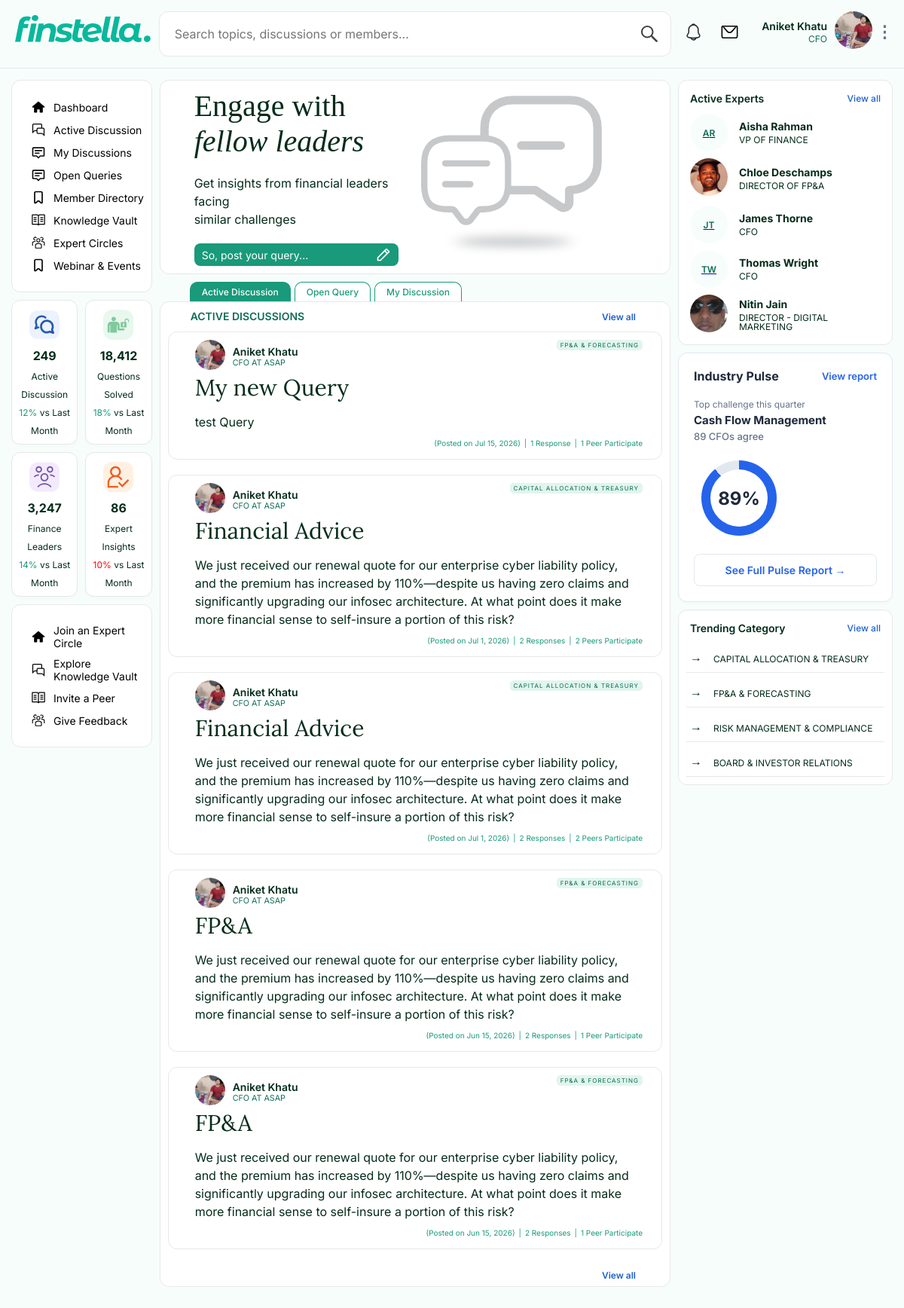
The app's page /dashboard/ (signed in) with its own data.
### forum/models.py (models this page shows, shortened)
class CustomUser(AbstractUser):
    title = models.CharField(max_length=100, blank=True, null=True, help_text="e.g. CFO, Finance Director")
    company= models.CharField(max_length=150,blank=True,null=True)
    linkedin_url=models.CharField(max_length=200, blank=True, null=True)
    is_active_subscriber = models.BooleanField(default=False)
    profile_picture = models.ImageField(upload_to='avatars/', null=True, blank=True)
    about = models.TextField(null=True, blank=True, help_text='A Brief executive bio.')

class Thread(models.Model):
    title = models.CharField(max_length=255)
    content=models.TextField(default="No content provided")
    category = models.ForeignKey(Category, on_delete=models.CASCADE, related_name='threads')
    author = models.ForeignKey(CustomUser, on_delete=models.CASCADE, related_name='threads')
    created_at = models.DateTimeField(auto_now_add=True)
    upvotes = models.IntegerField(default=0)
    is_pinned = models.BooleanField(default=False)
    @property
    def unique_author_count(self):
        return self.replies.values('author').distinct().count()

class Category(models.Model):
    name = models.CharField(max_length=50)
    slug = models.SlugField(unique=True)
    def __str__(self):
        return self.name
    class Meta:
        verbose_name_plural = "Categories"

### forum/views.py (the view)
# urls.py: path('dashboard/', dashboard_view, name='dashboard'),
@login_required(login_url='login') # This kicks unauthorised
def dashboard_view(request):
    threads = Thread.objects.select_related('author','category').filter(replies__isnull=False).order_by('-created_at')[:5]
    threads_new = Thread.objects.select_related('author','category').filter(replies__isnull=True).order_by('-created_at')[:5]
    my_discussion_thred = Thread.objects.select_related('author','category').filter(Q(author=request.user) | Q(replies__author=request.user) ).order_by('-created_at')[:5]
    categories = Category.objects.all()
    upcoming_events = Event.objects.filter(date__gte=timezone.now()).order_by('date')[:5]
    members = CustomUser.objects.filter(is_active=True, is_superuser=False).order_by('first_name')[:5]
    context={
        'threads':threads,
        'threads_new':threads_new,
        'categories':categories,
        'upcoming_events':upcoming_events,
        'members':members,
        'my_discussion_thred':my_discussion_thred,
    }
    return render(request,'dashboard.html',context)

### templates/dashboard.html (shortened to what this page needs)
{% extends "layout.html" %}
{%load static%}
   {% block maincontent %}
          <div class="post-question">
            <div class="post-title">
            <h1>Engage with <span class="italic">fellow leaders</span></h1>
            <br>
            <p>Get insights from financial leaders facing
              <br>
              similar challenges
            </p>
            <a href="#" class="btn-hero-new" onclick="openDiscussionModal()">
                So, post your query...
                <img src={%static 'icons/pen.svg'%} alt="">
            </a>
            </div>
            <div class="post-img">
                <img src={% static "icons/chat bubble with shadow.svg"%} alt="">
            </div>
          </div>
          <div class="discussion-btns">
            <div>
            <a href="#" class="active-tab" id="active-discussion">Active Discussion</a>
            </div>
            <div>
            <a href="#" id="open-query">Open Query</a>
            </div>
            <div>
              <a href="#" id="my-discussion"> My Discussion</a>
            </div>
          </div>
          <div class="active-discussion-box" id="active-discussion-thred">
            <div class="active-discussion-title">
                <h4>Active Discussions</h4>
                <a href={%url "active_discussion"%}>View all</a>
            </div>
           {% for thread in threads  %}
           <article>
                <div class="thread">
                    <div class="thred-details">
                    <div class="author-thred">
                    <div class="author-details">
                        <div class="author-icon">
                        <a href={%url 'member_profile'  thread.author.id %}>
                        {% if thread.author.profile_picture %}
                            <img src="{{ thread.author.profile_picture.url }}" alt="{{ thread.author.first_name }}">
                            {% else %}
                        <div class="initial">
                            {{ thread.author.first_name|first }}{{ thread.author.last_name|first }}
                        </div>
                            {% endif %}
                        </div>
                        <div class="author-name">
                            <h4>{{thread.author.first_name}} {{thread.author.last_name}}</h4>
                            <h6>{{ thread.author.title }} at {{ thread.author.company }}</h6>
                        </div>
                    </div>
                    <a href="{% url 'thread_detail' thread.id %}" style="text-decoration: none; color: inherit; display: block;">
                    <div class="thread-cateogory">
                    <h5> {{thread.category}}</h5>
                    </div>
                    </div>
                    <h2>{{thread.title}}</h2>
                    <p>{{thread.content}}</p>
                    </div>
                </div>
                <div class="thread-belongs" style="color: #199A7A ;">
                    <div class="time-ago">
                    <h5>(Posted on {{ thread.created_at|date:"M j, Y"}})</h5>
                    </div>
                    <div class="thread-response"><h5>|</h5></div>
                    <div class="thread-response">
                      <h5>{{ thread.replies.count }} {%if thread.replies.count == 1 %}Response {%else%}Responses{%endif%}</h5>
                    </div>
                    <div class="thread-response"><h5>|</h5></div>
                         <div class="thread-peers">
                       <h5>{{ thread.unique_author_count}} {%if thread.unique_author_count == 1 %}Peer {%else%}Peers{%endif%} Participate</h5>
                    </div>
                </div>
           </article>
           {% endfor %}
           <div class="active-discussion-title" style="padding: 5px 30px;">
                <a href={%url "active_discussion"%}>View all</a>
            </div>
          </div>
{% endblock %}

### templates/layout.html (shortened to what this page needs)
{% load static %}
<!DOCTYPE html>
<html lang="en">
<head>
    <link rel="stylesheet" href="{% static 'css/dashboard.css' %}">
    <link rel="stylesheet" href="{% static 'css/style.css' %}">
    <link rel="stylesheet" href="{% static 'css/thread-details.css'%}">
     <link
      rel="stylesheet"
      href="https://cdnjs.cloudflare.com/ajax/libs/font-awesome/6.0.0/css/all.min.css"
    />
</head>
<body>
<header>
        <div class="header">
            <div class="logo">
                <a href={% url 'dashboard'%}>
                <img src="{% static 'icons/finstella.svg' %}" alt="">
            </div>
            <div class="search">
                <input type="search" name="search" id="search" placeholder="Search topics, discussions or members...">
                <img src="{% static 'icons/search.svg' %}" class="search-icon" alt="">
            </div>
<div class="notify-profile">
    <div class="notification">
        <img src="{% static 'icons/notification-bell.svg' %}" alt="Notifications">
    </div>
    <div class="message">
        <img src="{% static 'icons/mail.svg' %}" alt="Messages">
    </div>
    <div class="profile" onclick="toggleProfileMenu(event)">
        <div class="profile-text">
            <p>
            <span class="user-name">{{ request.user.first_name }} {{ request.user.last_name }}</span>
            <br>
            <span class="user-title">{{ request.user.title }}</span>
            </p>
        </div>
        <div class="profile-icon">
            {% if request.user.profile_picture %}
                <img src="{{ request.user.profile_picture.url }}" alt="{{ request.user.first_name }}">
            {% else %}
                <div class="expert-initial">
                    {{ request.user.first_name|first }}{{ request.user.last_name|first }}
                </div>
            {% endif %}
        </div>
        <div class="dots-icon">⋮</div>
    </div>
</div>
</div>
</header>
    <main class="main-container">
       <aside class="left-sidebar">
            <nav class="menu-list">
                <a href={%url 'dashboard'%} class="menu">
                    <img src={%static 'icons/home.svg'%} alt="">
                    Dashboard
                </a>
                <a href={%url 'active_discussion'%} class="menu">
                    <img src={%static 'icons/conversation.svg'%} alt="">
                    Active Discussion
                </a>
                <a href={% url "my_discussion"%} class="menu">
                    <img src={%static 'icons/mydiscussion.svg'%} alt="">
                    My Discussions
                </a>
                <a href={% url "open_queries"%} class="menu">
                    <img src={%static 'icons/mydiscussion.svg'%} alt="">
                    Open Queries
                </a>
                <a href={%url 'member_directory'%} class="menu">
                    <img src={%static 'icons/bookmark.svg'%} alt="">
                    Member Directory
                </a>
                <a href="#" class="menu">
                    <img src={%static 'icons/Knowledge.svg'%} alt="">
                    Knowledge Vault
                </a>
                <a href="#" class="menu">
                    <img src={%static 'icons/expertcircle.svg'%} alt="">
                    Expert Circles
                </a>
                <a href="#" class="menu">
                    <img src={%static 'icons/bookmark.svg'%} alt="">
                    Webinar & Events
                </a>
            </nav>
            <div class="forum-dashboard">
                <div class="dashboard-card">
                    <img src={%static 'icons/active discussion icon 1.svg'%} alt="" class="icon1">
                    <h1>249</h1>
                    <h5>Active Discussion</h5>
                    <h6><span class="high-light">12%</span> vs Last Month</h6>
                </div>
                <div class="dashboard-card">
                    <img src={%static 'icons/questions solved 2.svg'%} alt="" class="icon2">
                    <h1>18,412</h1>
                    <h5>Questions Solved</h5>
                    <h6><span class="high-light">18%</span> vs Last Month</h6>
                </div>
                <div class="dashboard-card">
                   <img src={%static 'icons/finance leaders icon 3.svg'%} alt="" class="icon3">
                    <h1>3,247</h1>
                    <h5>Finance Leaders</h5>
                    <h6><span class="high-light">14%</span> vs Last Month</h6>
                </div>
                <div class="dashboard-card">
                     <img src={%static 'icons/expert insights icon 4.svg'%} alt="" class="icon4">
                    <h1>86</h1>
                    <h5>Expert Insights</h5>
                    <h6><span class="high-light-low">10%</span> vs Last Month</h6>
                </div>
            </div>
            <nav class="menu-list">
                <a href="#" class="menu">
                    <img src={%static 'icons/home.svg'%} alt="">
                    Join an Expert Circle
                </a>
                <a href="#" class="menu">
                    <img src={%static 'icons/conversation.svg'%} alt="">
                    Explore Knowledge Vault
                </a>
                <a href="#" class="menu">
                    <img src={%static 'icons/Knowledge.svg'%} alt="">
                    Invite a Peer
                </a>
                <a href="#" class="menu">
                    <img src={%static 'icons/expertcircle.svg'%} alt="">
                    Give Feedback
                </a>
            </nav>
       </aside>
         <section class="main-content">
         {% block maincontent %}
         {% endblock %}
         </section>
        <aside class="right-sidebar">
          <div class="active-expert-box">
            <div class="active-title">
              <h4>Active Experts</h4>
              <a href="{% url 'member_directory' %}">View all</a>
            </div>
             {% for member in members%}
            <div class="active-expert">
                  <div class="expert-icon">
                     <a href={%url 'member_profile'  member.id %}>
                    {% if member.profile_picture%}
                    <img src="{{ member.profile_picture.url }}" alt={{ member.first_name }}>
                    {% else %}
                    <div class="expert-initial">
                        {{ member.first_name|first }}{{ member.last_name|first }}
                    </div>
                    {% endif%}
                      </div>
                  <div class="expert-text">
                  <h5>
                  {{ member.first_name }} {{ member.last_name }}
                  </h5>
                  <p>{{ member.title }}</p>
                  </div>
                  </div>
                 {%endfor%}
          </div>
            <div class="pulse-card">
                <div class="pulse-header">
                    <h3>Industry Pulse</h3>
                    <a href="#">View report</a>
                </div>
                <div class="pulse-subtitle">Top challenge this quarter</div>
                <div class="pulse-challenge">Cash Flow Management</div>
                <div class="pulse-agree">89 CFOs agree</div>
                <div class="progress-ring-container">
                    <div class="progress-ring">
                        <span class="progress-value">89%</span>
                    </div>
                </div>
                <a href="#" class="pulse-action-btn">See Full Pulse Report &rarr;</a>
            </div>
          <div class="active-expert-box">
            <div class="active-title">
              <h4>Trending Category</h4>
              <a href="#">View all</a>
            </div>
             {% for category in categories%}
            <div class="category-list"  style:"border:none">
                  <div class="expert-text">
                  <P>
                   {{category.name }}
                  </P>
                  </div>
                  </div>
                 {%endfor%}
          </div>
        </aside>
    </main>
</body>
</html>

### static/css/style.css (style rules this page uses)
* { box-sizing:border-box;margin:0;padding:0 }
html { scroll-behavior:smooth }
body { font-family:'Syne',sans-serif;background:#f7fdfb;color:#042c1a;overflow-x:hidden }
:root { --bg:white; --border:#c8e8d8; --border-light:#e1f5ee; --pale:#E1F5EE; --mint:#9FE1CB; --teal:#1D9E75; --mid:#0F6E56; --deep:#042c1a; --muted:#527568; --sub:#8eada4; --gold:#BA7517; --gold-light:#f5e6c4; }

### records on screen
CustomUser: user.first_name "Aniket", user.last_name "Khatu", user "CFO", user.profile_picture (picture)
Thread: author.profile_picture (picture), author.first_name "Aniket", author.last_name "Khatu", author "CFO", author.company "ASAP", category "FP&A & FORECASTING", title "My new Query", content "test Query", created_at "Jul 15, 2026", replies.count "1", shows "Response", unique_author_count "1", shows "Peer"
Thread: author.profile_picture (picture), author.first_name "Aniket", author.last_name "Khatu", author "CFO", author.company "ASAP", category "CAPITAL ALLOCATION & TREASURY", title "Financial Advice", content "We just received our renewal quote for our enterprise cyber liability policy, and the premium has increased by 110%—despite us having zero claims and significantly upgrading our infosec architecture. At what point does it make more financial sense to self-insure a portion of this risk?", created_at "Jul 1, 2026", replies.count "2", shows "Responses", unique_author_count "2", shows "Peers"
Thread: author.profile_picture (picture), author.first_name "Aniket", author.last_name "Khatu", author "CFO", author.company "ASAP", category "FP&A & FORECASTING", title "FP&A", content "We just received our renewal quote for our enterprise cyber liability policy, and the premium has increased by 110%—despite us having zero claims and significantly upgrading our infosec architecture. At what point does it make more financial sense to self-insure a portion of this risk?", created_at "Jun 15, 2026", replies.count "2", shows "Responses", unique_author_count "1", shows "Peer"
CustomUser: first_name|first "A", last_name|first "R", first_name "Aisha", last_name "Rahman", title "VP OF FINANCE"
CustomUser: profile_picture (picture), first_name "Chloe", last_name "Deschamps", title "DIRECTOR OF FP&A"
CustomUser: first_name|first "J", last_name|first "T", first_name "James", last_name "Thorne", title "CFO"
CustomUser: first_name|first "T", last_name|first "W", first_name "Thomas", last_name "Wright", title "CFO"
CustomUser: profile_picture (picture), first_name "Nitin", last_name "Jain", title "DIRECTOR - DIGITAL MARKETING"
Category: name "CAPITAL ALLOCATION & TREASURY"
Category: name "FP&A & FORECASTING"
Category: name "RISK MANAGEMENT & COMPLIANCE"
Category: name "BOARD & INVESTOR RELATIONS"
